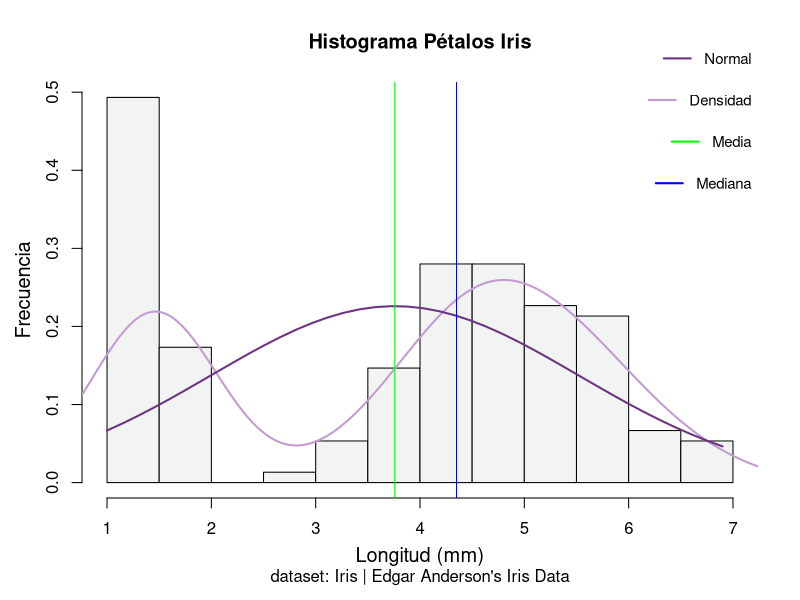
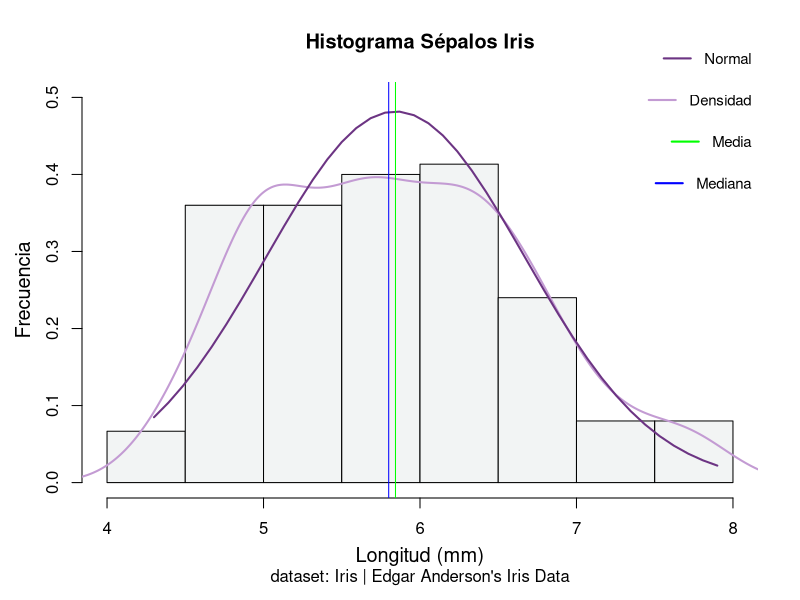
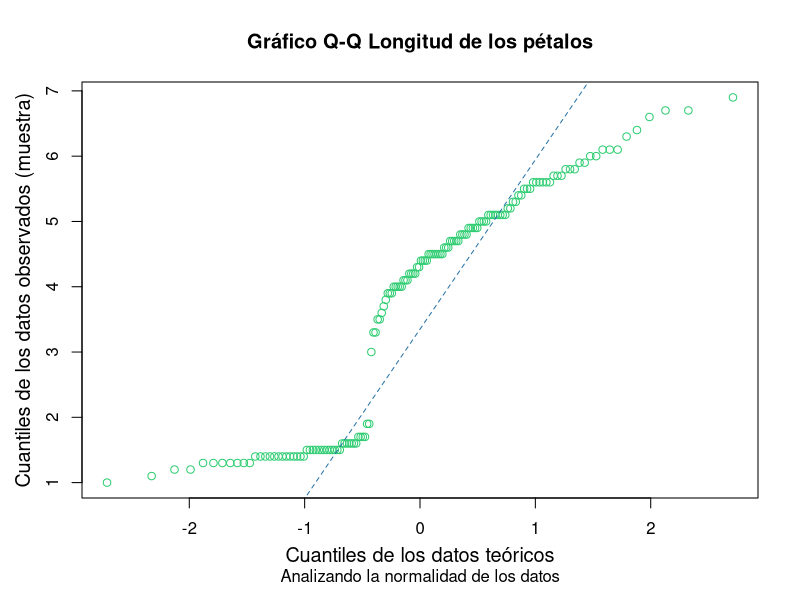
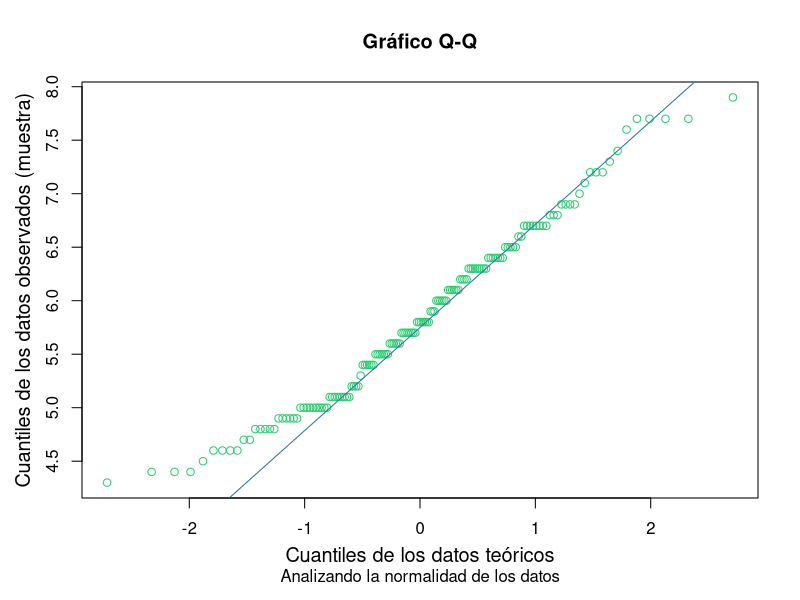
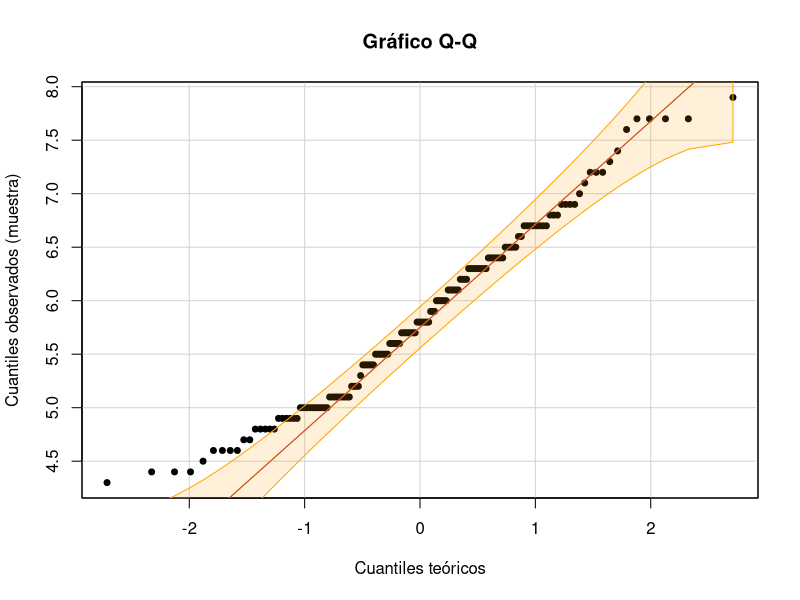

The R source for these figures, in order:
## ---- chunk 1

knitr::opts_chunk$set(echo = TRUE)

library(tidyverse)
library(tseries) # para test de Jarque-Bera
library(nortest) # para test de Lilliefors
library(car) # para los gráficos qqPlot con IC.
## ---- chunk 2

str(iris)
head(iris, 10)
unique(iris$Species)

# 50 observaciones para cada especie, por ejemplo:
sum(iris$Species == "setosa")

## ---- chunk 3

hist(iris$Petal.Length,
     prob = TRUE,
     main = "Histograma Pétalos Iris",
     sub = "dataset: Iris | Edgar Anderson's Iris Data",
     xlab = "Longitud (mm)",
     ylab = "Frecuencia",
     cex.lab = 1.2,
     cex.axis = 1,
     mgp = c(2.4, 1, 0),
     col = "#F2F4F4")
lines(density(iris$Petal.Length), lwd = 2, col = '#C39BD3')
x <- seq(min(iris$Petal.Length), max(iris$Petal.Length), length = 40)
f <- dnorm(x, mean = mean(iris$Petal.Length), sd = sd(iris$Petal.Length))
lines(x, f, col = "#6C3483", lwd = 2) # Normal
abline(v=median(iris$Petal.Length), col="blue")
abline(v=mean(iris$Petal.Length), col="green")
legend("topright", legend = "Densidad", col = "#C39BD3", 
       lty = 1, lwd = 2, bty = "n", cex = 0.9)
legend("topright", legend = "Normal", col = "#6C3483", 
       lty = 1, lwd = 2, bty = "n", cex = 0.9, inset = c(0, -0.1), xpd = TRUE)
legend("topright", legend = "Media", col = "green", 
       lty = 1, lwd = 2, bty = "n", cex = 0.9, inset = c(0, 0.1), xpd = TRUE)
legend("topright", legend = "Mediana", col = "blue", 
       lty = 1, lwd = 2, bty = "n", cex = 0.9, inset = c(0, 0.2), xpd = TRUE)

hist(iris$Sepal.Length,
     prob = TRUE,
     main = "Histograma Sépalos Iris",
     sub = "dataset: Iris | Edgar Anderson's Iris Data",
     xlab = "Longitud (mm)",
     ylab = "Frecuencia",
     cex.lab = 1.2,
     cex.axis = 1,
     ylim = c(0, 0.50),
     mgp = c(2.4, 1, 0),
     col = "#F2F4F4")
lines(density(iris$Sepal.Length), lwd = 2, col = '#C39BD3')
x <- seq(min(iris$Sepal.Length), max(iris$Sepal.Length), length = 40)
f <- dnorm(x, mean = mean(iris$Sepal.Length), sd = sd(iris$Sepal.Length))
lines(x, f, col = "#6C3483", lwd = 2) # Normal
abline(v=median(iris$Sepal.Length), col="blue")
abline(v=mean(iris$Sepal.Length), col="green")
legend("topright", legend = "Densidad", col = "#C39BD3", 
       lty = 1, lwd = 2, bty = "n", cex = 0.9)
legend("topright", legend = "Normal", col = "#6C3483", 
       lty = 1, lwd = 2, bty = "n", cex = 0.9, inset = c(0, -0.1), xpd = TRUE)
legend("topright", legend = "Media", col = "green", 
       lty = 1, lwd = 2, bty = "n", cex = 0.9, inset = c(0, 0.1), xpd = TRUE)
legend("topright", legend = "Mediana", col = "blue", 
       lty = 1, lwd = 2, bty = "n", cex = 0.9, inset = c(0, 0.2), xpd = TRUE)
## ---- chunk 4
qqnorm(iris$Petal.Length, 
       main = "Gráfico Q-Q Longitud de los pétalos",
       sub = "Analizando la normalidad de los datos",
       xlab = "Cuantiles de los datos teóricos",
       ylab = "Cuantiles de los datos observados (muestra)",
       cex.lab = 1.2,
       cex.axis = 1,
       mgp = c(2.4, 1, 0),
       col = "#2ECC71")
qqline(iris$Petal.Length, 
       col = "#2874A6",
       lty = 2,
       lwd = 1)
## ---- chunk 5
qqnorm(iris$Sepal.Length, 
       main = "Gráfico Q-Q",
       sub = "Analizando la normalidad de los datos",
       xlab = "Cuantiles de los datos teóricos",
       ylab = "Cuantiles de los datos observados (muestra)",
       cex.lab = 1.2,
       cex.axis = 1,
       mgp = c(2.4, 1, 0),
       col = "#2ECC71")
qqline(iris$Sepal.Length, 
       col = "#2874A6",
       lty = 1,
       lwd = 1)
## ---- chunk 6
qqPlot(iris$Sepal.Length, 
       distribution = "norm",
       main = "Gráfico Q-Q",
       xlab = "Cuantiles teóricos",
       ylab = "Cuantiles observados (muestra)",
       envelope = 0.95, col=carPalette()[1], col.lines = carPalette()[5], 
       line=c("quartiles", "robust", "none"), 
       id = FALSE, grid = TRUE, 
       pch = 19, 
       cex = 0.8,
       lwd = 1) 
# si quieres puedes poner encima la línea media con qqline
qqline(iris$Sepal.Length, 
       col = "#CB4335",
       lty = 1,
       lwd = 1)
## ---- chunk 7
length(iris$Petal.Length)

ks.test(iris$Petal.Length, "pnorm", 
        mean = mean(iris$Petal.Length), 
        sd = sd(iris$Petal.Length))

ks.test(iris$Sepal.Length, "pnorm",
        mean = mean(iris$Sepal.Length),
        sd = sd(iris$Sepal.Length))
## ---- chunk 8
shapiro.test(iris$Petal.Width)
## ---- chunk 9
lillie.test(iris$Petal.Length)
## ---- chunk 10
jarque.bera.test(iris$Petal.Length)
## ---- chunk 11
ad.test(iris$Petal.Length)
